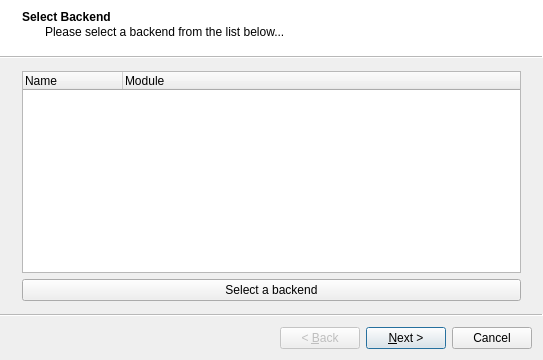
<?xml version="1.0" encoding="UTF-8"?>
<ui version="4.0">
 <class>MapAccountWizard</class>
 <widget class="QWizard" name="MapAccountWizard">
  <property name="geometry">
   <rect>
    <x>0</x>
    <y>0</y>
    <width>543</width>
    <height>360</height>
   </rect>
  </property>
  <property name="windowTitle">
   <string>Account Mapping</string>
  </property>
  <property name="wizardStyle">
   <enum>QWizard::ModernStyle</enum>
  </property>
  <widget class="QWizardPage" name="pageBackends">
   <property name="title">
    <string>Select Backend</string>
   </property>
   <property name="subTitle">
    <string>Please select a backend from the list below...</string>
   </property>
   <layout class="QVBoxLayout" name="verticalLayout">
    <item>
     <widget class="QTreeWidget" name="backendsList">
      <column>
       <property name="text">
        <string>Name</string>
       </property>
      </column>
      <column>
       <property name="text">
        <string>Module</string>
       </property>
      </column>
     </widget>
    </item>
    <item>
     <layout class="QHBoxLayout" name="horizontalLayout">
      <item>
       <widget class="QPushButton" name="addBackendButton">
        <property name="text">
         <string>Select a backend</string>
        </property>
       </widget>
      </item>
     </layout>
    </item>
   </layout>
  </widget>
  <widget class="QWizardPage" name="pageAccounts">
   <property name="title">
    <string>Select Account</string>
   </property>
   <property name="subTitle">
    <string>Select what &lt;b&gt;online&lt;/b&gt; account you want to map to the &lt;b&gt;application&lt;/b&gt; account...</string>
   </property>
   <layout class="QVBoxLayout" name="verticalLayout_2">
    <item>
     <widget class="QTreeWidget" name="accountsList">
      <column>
       <property name="text">
        <string>ID</string>
       </property>
      </column>
      <column>
       <property name="text">
        <string>Name</string>
       </property>
      </column>
      <column>
       <property name="text">
        <string>Balance</string>
       </property>
      </column>
     </widget>
    </item>
   </layout>
  </widget>
 </widget>
 <resources/>
 <connections/>
</ui>
